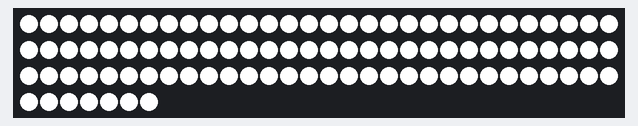
The sketch below on a simulated Arduino Uno, built with avr-gcc and run on an emulated ATmega328P. Shown: 97 RGB LEDs in strip order, left to right, continuing on the next row.

Above: at 0.1 s.

The sketch:

sign_basic.ino
```cpp
// (licence header left out)
#include "Adafruit_NeoPixel.h"

Adafruit_NeoPixel pixels = Adafruit_NeoPixel(97, 12, NEO_GRB + NEO_KHZ800);

void setup() {
    pixels.begin();
    pixels.setBrightness(255);
    pixels.show();
}

void loop() {
    for (int i = 0; i < 97; i++) {
        pixels.setPixelColor(i, pixels.Color(255, 255, 255));
        // ANSIBLE BLUE:  HEX #64c5c7
        //pixels.setPixelColor(i, pixels.Color(0x64, 0xc5, 0xc7));
        // ANSIBLE RED: HEX #ff5850
        //pixels.setPixelColor(i, pixels.Color(0xff, 0x58, 0x50));
    }
    pixels.show();
}
```
